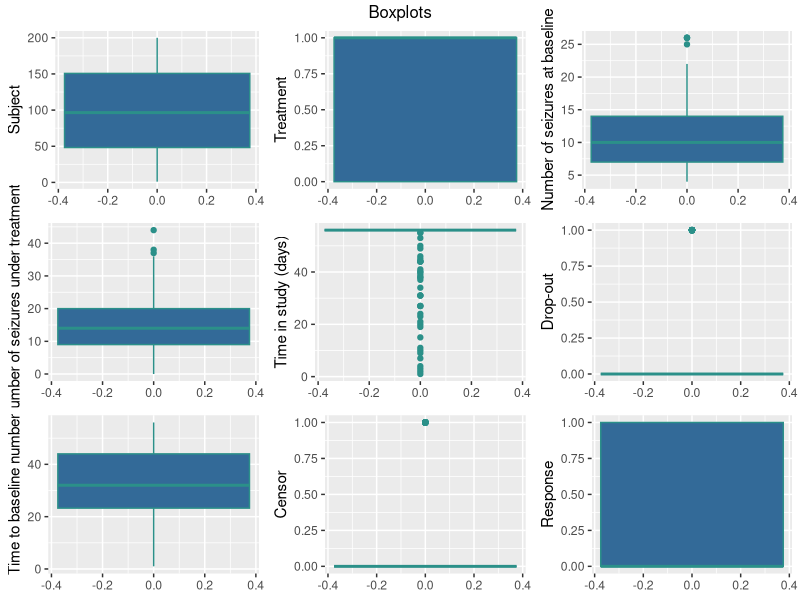
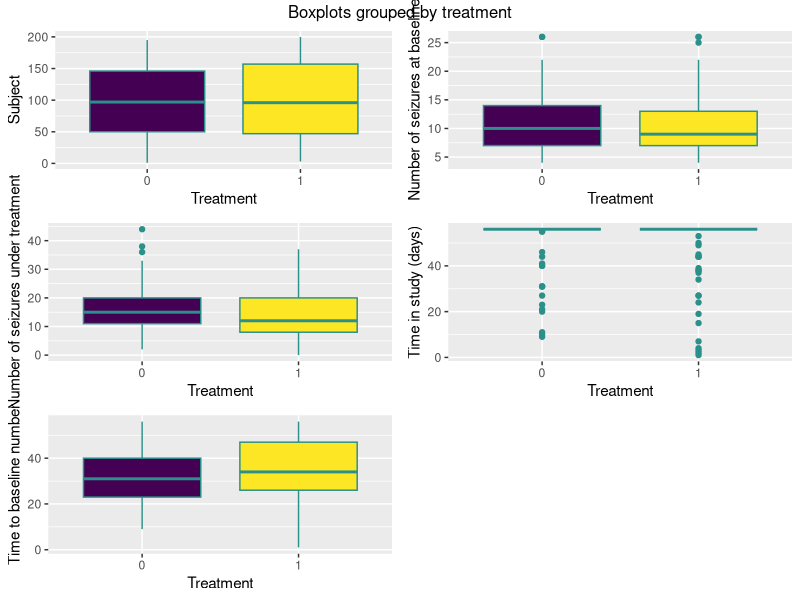
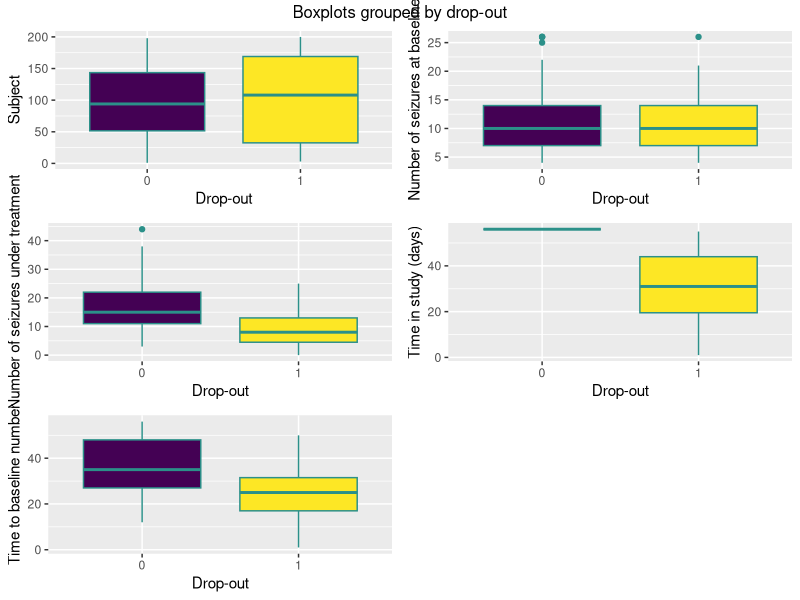
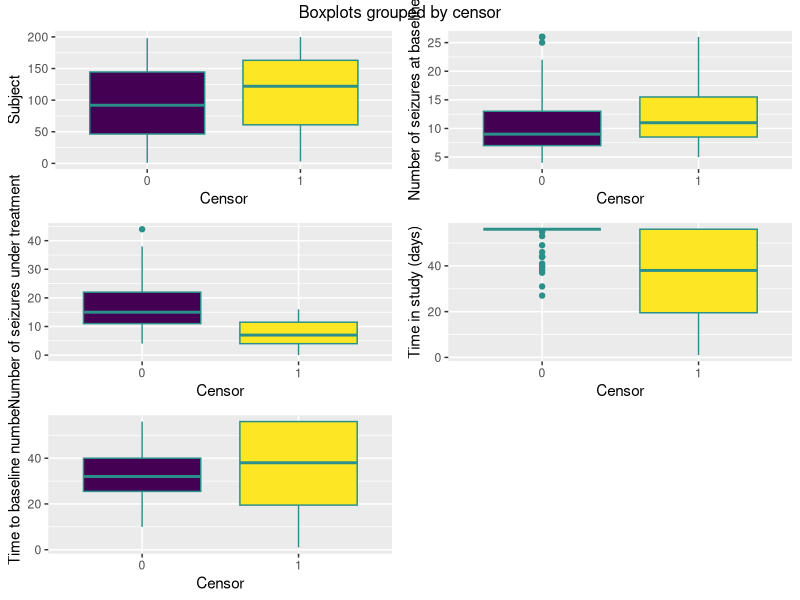
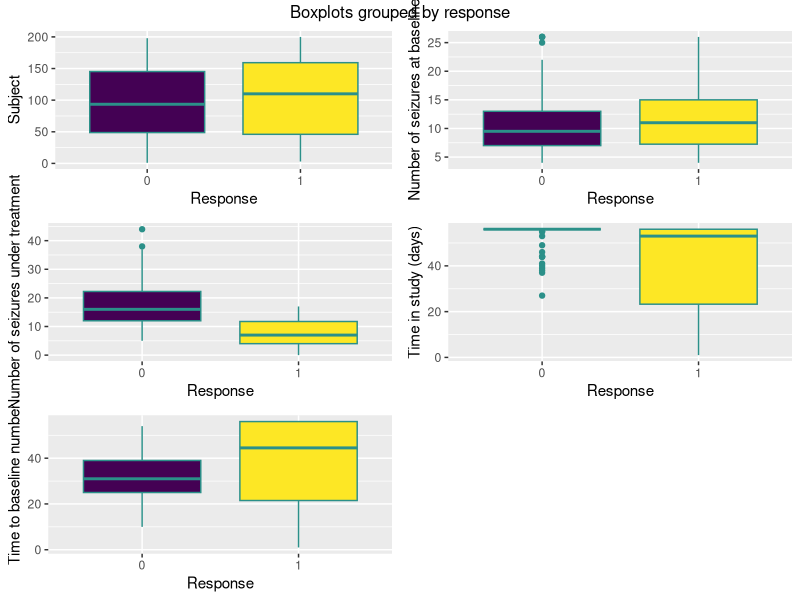

These charts were generated, in order, by the following R code:
#### Epilepsy ####
# Packages
library(tidyverse)
library(gridExtra)

# Data
epilepsy <- read.csv(file = "epilepsy.csv", sep = ";")
epilepsy <- epilepsy %>% 
  rename(seizures_baseline = number.of.seizures.at.baseline, 
         seizures_treatment = number.of.seizures.under.treatment, 
         time_study = time.in.study..days., 
         dropout = drop.out, 
         time_baseline = time.to.baseline.number) %>% 
  mutate(response = seizures_treatment <= seizures_baseline)
epilepsy$response <- as.integer(epilepsy$response)
summary(object = epilepsy)

# Boxplots
## Subject
boxplot_subject <- ggplot(data = epilepsy) + 
  geom_boxplot(mapping = aes(y = subject, colour = 1, fill = 2)) + 
  scale_colour_viridis_c() + 
  guides(colour = FALSE, fill = FALSE) + 
  ylab(label = "Subject")
## Treatment
boxplot_treatment <- ggplot(data = epilepsy) + 
  geom_boxplot(mapping = aes(y = treatment, colour = 1, fill = 2)) + 
  scale_colour_viridis_c() + 
  guides(colour = FALSE, fill = FALSE) + 
  ylab(label = "Treatment")
## Number of seizures at baseline
boxplot_seizures_baseline <- ggplot(data = epilepsy) + 
  geom_boxplot(mapping = aes(y = seizures_baseline, colour = 1, fill = 2)) + 
  scale_colour_viridis_c() + 
  guides(colour = FALSE, fill = FALSE) + 
  ylab(label = "Number of seizures at baseline")
## Number of seizures under treatment
boxplot_seizures_treatment <- ggplot(data = epilepsy) + 
  geom_boxplot(mapping = aes(y = seizures_treatment, colour = 1, fill = 2)) + 
  scale_colour_viridis_c() + 
  guides(colour = FALSE, fill = FALSE) + 
  ylab(label = "Number of seizures under treatment")
## Time in study (days)
boxplot_time_study <- ggplot(data = epilepsy) + 
  geom_boxplot(mapping = aes(y = time_study, colour = 1, fill = 2)) + 
  scale_colour_viridis_c() + 
  guides(colour = FALSE, fill = FALSE) + 
  ylab(label = "Time in study (days)")
## Drop-out
boxplot_dropout <- ggplot(data = epilepsy) + 
  geom_boxplot(mapping = aes(y = dropout, colour = 1, fill = 2)) + 
  scale_colour_viridis_c() + 
  guides(colour = FALSE, fill = FALSE) + 
  ylab(label = "Drop-out")
## Time to baseline number
boxplot_time_baseline <- ggplot(data = epilepsy) + 
  geom_boxplot(mapping = aes(y = time_baseline, colour = 1, fill = 2)) + 
  scale_colour_viridis_c() + 
  guides(colour = FALSE, fill = FALSE) + 
  ylab(label = "Time to baseline number")
## Censor
boxplot_censor <- ggplot(data = epilepsy) + 
  geom_boxplot(mapping = aes(y = censor, colour = 1, fill = 2)) + 
  scale_colour_viridis_c() + 
  guides(colour = FALSE, fill = FALSE) + 
  ylab(label = "Censor")
## Response
boxplot_response <- ggplot(data = epilepsy) + 
  geom_boxplot(mapping = aes(y = response, colour = 1, fill = 2)) + 
  scale_colour_viridis_c() + 
  guides(colour = FALSE, fill = FALSE) + 
  ylab(label = "Response")
## Execution
grid.arrange(boxplot_subject, boxplot_treatment, boxplot_seizures_baseline, 
             boxplot_seizures_treatment, boxplot_time_study, boxplot_dropout, 
             boxplot_time_baseline, boxplot_censor, boxplot_response, 
             top = "Boxplots")

# Dummy variables as factors
epilepsy$treatment <- as.factor(epilepsy$treatment)
epilepsy$dropout <- as.factor(epilepsy$dropout)
epilepsy$censor <- as.factor(epilepsy$censor)
epilepsy$response <- as.factor(epilepsy$response)
summary(object = epilepsy)

# Boxplots grouped by treatment
## Subject
boxplot_treatment_subject <- ggplot(data = epilepsy) + 
  geom_boxplot(mapping = aes(x = treatment, y = subject, colour = 1, 
                             fill = treatment)) + 
  scale_colour_viridis_d(aesthetics = "fill") + 
  scale_colour_viridis_c(aesthetics = "colour") +
  guides(colour = FALSE, fill = FALSE) + 
  ylab(label = "Subject") + 
  xlab(label = "Treatment")
## Number of seizures at baseline
boxplot_treatment_seizures_baseline <- ggplot(data = epilepsy) + 
  geom_boxplot(mapping = aes(x = treatment, y = seizures_baseline, colour = 1, 
                             fill = treatment)) + 
  scale_colour_viridis_d(aesthetics = "fill") + 
  scale_colour_viridis_c(aesthetics = "colour") +
  guides(colour = FALSE, fill = FALSE) + 
  ylab(label = "Number of seizures at baseline") + 
  xlab(label = "Treatment")
## Number of seizures under treatment
boxplot_treatment_seizures_treatment <- ggplot(data = epilepsy) + 
  geom_boxplot(mapping = aes(x = treatment, y = seizures_treatment, colour = 1, 
                             fill = treatment)) + 
  scale_colour_viridis_d(aesthetics = "fill") + 
  scale_colour_viridis_c(aesthetics = "colour") +
  guides(colour = FALSE, fill = FALSE) + 
  ylab(label = "Number of seizures under treatment") + 
  xlab(label = "Treatment")
## Time in study (days)
boxplot_treatment_time_study <- ggplot(data = epilepsy) + 
  geom_boxplot(mapping = aes(x = treatment, y = time_study, colour = 1, 
                             fill = treatment)) + 
  scale_colour_viridis_d(aesthetics = "fill") + 
  scale_colour_viridis_c(aesthetics = "colour") +
  guides(colour = FALSE, fill = FALSE) + 
  ylab(label = "Time in study (days)") + 
  xlab(label = "Treatment")
## Time to baseline number
boxplot_treatment_time_baseline <- ggplot(data = epilepsy) + 
  geom_boxplot(mapping = aes(x = treatment, y = time_baseline, colour = 1, 
                             fill = treatment)) + 
  scale_colour_viridis_d(aesthetics = "fill") + 
  scale_colour_viridis_c(aesthetics = "colour") +
  guides(colour = FALSE, fill = FALSE) + 
  ylab(label = "Time to baseline number") + 
  xlab(label = "Treatment")
## Execution
grid.arrange(boxplot_treatment_subject, boxplot_treatment_seizures_baseline, 
             boxplot_treatment_seizures_treatment, boxplot_treatment_time_study, 
             boxplot_treatment_time_baseline, 
             top = "Boxplots grouped by treatment")

# Boxplots grouped by drop-out
## Subject
boxplot_dropout_subject <- ggplot(data = epilepsy) + 
  geom_boxplot(mapping = aes(x = dropout, y = subject, colour = 1, 
                             fill = dropout)) + 
  scale_colour_viridis_d(aesthetics = "fill") + 
  scale_colour_viridis_c(aesthetics = "colour") +
  guides(colour = FALSE, fill = FALSE) + 
  ylab(label = "Subject") + 
  xlab(label = "Drop-out")
## Number of seizures at baseline
boxplot_dropout_seizures_baseline <- ggplot(data = epilepsy) + 
  geom_boxplot(mapping = aes(x = dropout, y = seizures_baseline, colour = 1, 
                             fill = dropout)) + 
  scale_colour_viridis_d(aesthetics = "fill") + 
  scale_colour_viridis_c(aesthetics = "colour") +
  guides(colour = FALSE, fill = FALSE) + 
  ylab(label = "Number of seizures at baseline") + 
  xlab(label = "Drop-out")
## Number of seizures under treatment
boxplot_dropout_seizures_treatment <- ggplot(data = epilepsy) + 
  geom_boxplot(mapping = aes(x = dropout, y = seizures_treatment, colour = 1, 
                             fill = dropout)) + 
  scale_colour_viridis_d(aesthetics = "fill") + 
  scale_colour_viridis_c(aesthetics = "colour") +
  guides(colour = FALSE, fill = FALSE) + 
  ylab(label = "Number of seizures under treatment") + 
  xlab(label = "Drop-out")
## Time in study (days)
boxplot_dropout_time_study <- ggplot(data = epilepsy) + 
  geom_boxplot(mapping = aes(x = dropout, y = time_study, colour = 1, 
                             fill = dropout)) + 
  scale_colour_viridis_d(aesthetics = "fill") + 
  scale_colour_viridis_c(aesthetics = "colour") +
  guides(colour = FALSE, fill = FALSE) + 
  ylab(label = "Time in study (days)") + 
  xlab(label = "Drop-out")
## Time to baseline number
boxplot_dropout_time_baseline <- ggplot(data = epilepsy) + 
  geom_boxplot(mapping = aes(x = dropout, y = time_baseline, colour = 1, 
                             fill = dropout)) + 
  scale_colour_viridis_d(aesthetics = "fill") + 
  scale_colour_viridis_c(aesthetics = "colour") +
  guides(colour = FALSE, fill = FALSE) + 
  ylab(label = "Time to baseline number") + 
  xlab(label = "Drop-out")
## Execution
grid.arrange(boxplot_dropout_subject, boxplot_dropout_seizures_baseline, 
             boxplot_dropout_seizures_treatment, boxplot_dropout_time_study, 
             boxplot_dropout_time_baseline, 
             top = "Boxplots grouped by drop-out")

# Boxplots grouped by censor
## Subject
boxplot_censor_subject <- ggplot(data = epilepsy) + 
  geom_boxplot(mapping = aes(x = censor, y = subject, colour = 1, 
                             fill = censor)) + 
  scale_colour_viridis_d(aesthetics = "fill") + 
  scale_colour_viridis_c(aesthetics = "colour") +
  guides(colour = FALSE, fill = FALSE) + 
  ylab(label = "Subject") + 
  xlab(label = "Censor")
## Number of seizures at baseline
boxplot_censor_seizures_baseline <- ggplot(data = epilepsy) + 
  geom_boxplot(mapping = aes(x = censor, y = seizures_baseline, colour = 1, 
                             fill = censor)) + 
  scale_colour_viridis_d(aesthetics = "fill") + 
  scale_colour_viridis_c(aesthetics = "colour") +
  guides(colour = FALSE, fill = FALSE) + 
  ylab(label = "Number of seizures at baseline") + 
  xlab(label = "Censor")
## Number of seizures under treatment
boxplot_censor_seizures_treatment <- ggplot(data = epilepsy) + 
  geom_boxplot(mapping = aes(x = censor, y = seizures_treatment, colour = 1, 
                             fill = censor)) + 
  scale_colour_viridis_d(aesthetics = "fill") + 
  scale_colour_viridis_c(aesthetics = "colour") +
  guides(colour = FALSE, fill = FALSE) + 
  ylab(label = "Number of seizures under treatment") + 
  xlab(label = "Censor")
## Time in study (days)
boxplot_censor_time_study <- ggplot(data = epilepsy) + 
  geom_boxplot(mapping = aes(x = censor, y = time_study, colour = 1, 
                             fill = censor)) + 
  scale_colour_viridis_d(aesthetics = "fill") + 
  scale_colour_viridis_c(aesthetics = "colour") +
  guides(colour = FALSE, fill = FALSE) + 
  ylab(label = "Time in study (days)") + 
  xlab(label = "Censor")
## Time to baseline number
boxplot_censor_time_baseline <- ggplot(data = epilepsy) + 
  geom_boxplot(mapping = aes(x = censor, y = time_baseline, colour = 1, 
                             fill = censor)) + 
  scale_colour_viridis_d(aesthetics = "fill") + 
  scale_colour_viridis_c(aesthetics = "colour") +
  guides(colour = FALSE, fill = FALSE) + 
  ylab(label = "Time to baseline number") + 
  xlab(label = "Censor")
## Execution
grid.arrange(boxplot_censor_subject, boxplot_censor_seizures_baseline, 
             boxplot_censor_seizures_treatment, boxplot_censor_time_study, 
             boxplot_censor_time_baseline, top = "Boxplots grouped by censor")

# Boxplots grouped by response
## Subject
boxplot_response_subject <- ggplot(data = epilepsy) + 
  geom_boxplot(mapping = aes(x = response, y = subject, colour = 1, 
                             fill = response)) + 
  scale_colour_viridis_d(aesthetics = "fill") + 
  scale_colour_viridis_c(aesthetics = "colour") +
  guides(colour = FALSE, fill = FALSE) + 
  ylab(label = "Subject") + 
  xlab(label = "Response")
## Number of seizures at baseline
boxplot_response_seizures_baseline <- ggplot(data = epilepsy) + 
  geom_boxplot(mapping = aes(x = response, y = seizures_baseline, colour = 1, 
                             fill = response)) + 
  scale_colour_viridis_d(aesthetics = "fill") + 
  scale_colour_viridis_c(aesthetics = "colour") +
  guides(colour = FALSE, fill = FALSE) + 
  ylab(label = "Number of seizures at baseline") + 
  xlab(label = "Response")
## Number of seizures under treatment
boxplot_response_seizures_treatment <- ggplot(data = epilepsy) + 
  geom_boxplot(mapping = aes(x = response, y = seizures_treatment, colour = 1, 
                             fill = response)) + 
  scale_colour_viridis_d(aesthetics = "fill") + 
  scale_colour_viridis_c(aesthetics = "colour") +
  guides(colour = FALSE, fill = FALSE) + 
  ylab(label = "Number of seizures under treatment") + 
  xlab(label = "Response")
## Time in study (days)
boxplot_response_time_study <- ggplot(data = epilepsy) + 
  geom_boxplot(mapping = aes(x = response, y = time_study, colour = 1, 
                             fill = response)) + 
  scale_colour_viridis_d(aesthetics = "fill") + 
  scale_colour_viridis_c(aesthetics = "colour") +
  guides(colour = FALSE, fill = FALSE) + 
  ylab(label = "Time in study (days)") + 
  xlab(label = "Response")
## Time to baseline number
boxplot_response_time_baseline <- ggplot(data = epilepsy) + 
  geom_boxplot(mapping = aes(x = response, y = time_baseline, colour = 1, 
                             fill = response)) + 
  scale_colour_viridis_d(aesthetics = "fill") + 
  scale_colour_viridis_c(aesthetics = "colour") +
  guides(colour = FALSE, fill = FALSE) + 
  ylab(label = "Time to baseline number") + 
  xlab(label = "Response")
## Execution
grid.arrange(boxplot_response_subject, boxplot_response_seizures_baseline, 
             boxplot_response_seizures_treatment, boxplot_response_time_study, 
             boxplot_response_time_baseline, 
             top = "Boxplots grouped by response")
